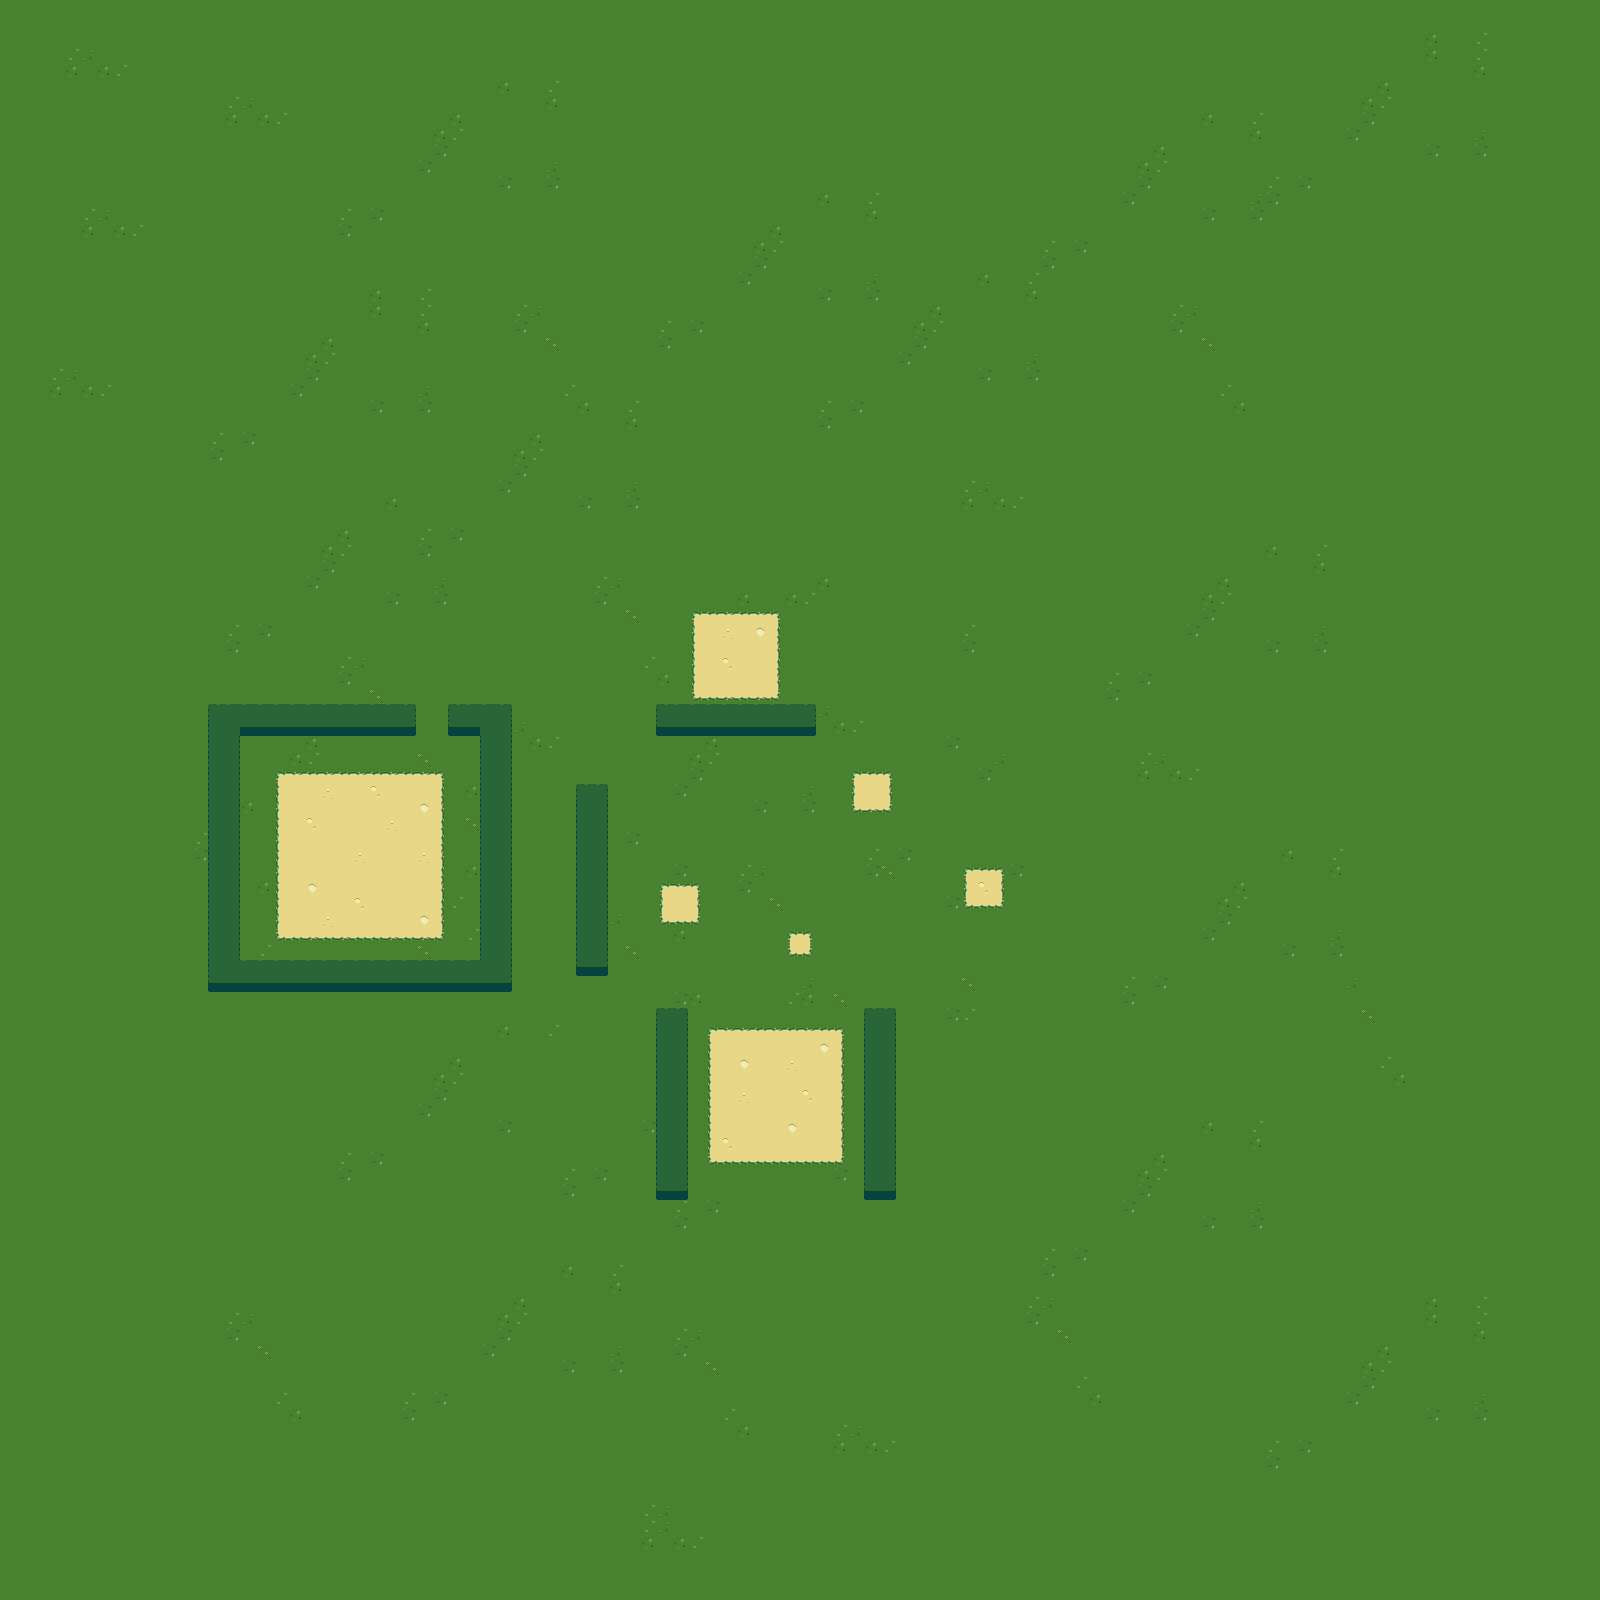

A 2D game scene composited from a Tiled map and its tileset images. What follows is a short description and the map's XML, with each tile layer's data collapsed to a summary:
An orthogonal 100x100 tile map with 16x16 px tiles, 2 tile layers (Background, Foreground) and 83 objects.

<map version="1.0" orientation="orthogonal" width="100" height="100" tilewidth="16" tileheight="16">
 <tileset firstgid="1" name="tileset" tilewidth="16" tileheight="16">
  <image source="../images/tileset.png" width="64" height="144" />
 </tileset>
 <layer name="Background" width="100" height="100">
  <properties>
   <property name="nocollide" value="true" />
   <property name="tileset" value="tileset" />
  </properties>
  <data>[10000 cells, 10000 non-empty, 22 distinct tile ids]</data>
 </layer>
 <objectgroup color="#5555ff" name="playerstart" width="100" height="100">
  <object x="864" y="784" width="16" height="16" />
 </objectgroup>
 <objectgroup name="shrine" width="100" height="100">
  <object x="768" y="464" width="16" height="32" />
  <object x="896" y="576" width="16" height="32" />
  <object x="928" y="832" width="16" height="32" />
  <object x="672" y="880" width="16" height="32" />
  <object x="1088" y="1056" width="16" height="32" />
  <object x="464" y="928" width="16" height="32" />
  <object x="240" y="928" width="16" height="32" />
  <object x="240" y="736" width="16" height="32" />
  <object x="464" y="736" width="16" height="32" />
  <object x="720" y="1168" width="16" height="32" />
  <object x="816" y="1168" width="16" height="32" />
  <object x="816" y="992" width="16" height="32" />
  <object x="720" y="992" width="16" height="32" />
 </objectgroup>
 <objectgroup color="#55ff00" name="shrub" width="100" height="100">
  <object x="752" y="752" width="16" height="16" />
  <object x="800" y="672" width="16" height="16" />
  <object x="912" y="672" width="16" height="16" />
  <object x="880" y="736" width="16" height="16" />
  <object x="896" y="752" width="16" height="16" />
  <object x="880" y="592" width="16" height="16" />
  <object x="912" y="592" width="16" height="16" />
  <object x="896" y="608" width="16" height="16" />
  <object x="752" y="480" width="16" height="16" />
  <object x="768" y="496" width="16" height="16" />
  <object x="800" y="480" width="16" height="16" />
  <object x="784" y="448" width="16" height="16" />
  <object x="928" y="880" width="16" height="16" />
  <object x="960" y="832" width="16" height="16" />
  <object x="896" y="832" width="16" height="16" />
  <object x="896" y="864" width="16" height="16" />
  <object x="656" y="928" width="16" height="16" />
  <object x="720" y="896" width="16" height="16" />
  <object x="672" y="848" width="16" height="16" />
  <object x="1056" y="1072" width="16" height="16" />
  <object x="1088" y="1104" width="16" height="16" />
  <object x="1120" y="1072" width="16" height="16" />
  <object x="560" y="704" width="16" height="16" />
  <object x="592" y="704" width="16" height="16" />
  <object x="608" y="688" width="16" height="16" />
  <object x="576" y="688" width="16" height="16" />
  <object x="544" y="688" width="16" height="16" />
  <object x="576" y="720" width="16" height="16" />
  <object x="544" y="752" width="16" height="16" />
  <object x="624" y="736" width="16" height="16" />
  <object x="512" y="672" width="16" height="16" />
  <object x="736" y="576" width="16" height="16" />
  <object x="784" y="592" width="16" height="16" />
  <object x="672" y="608" width="16" height="16" />
  <object x="672" y="576" width="16" height="16" />
  <object x="800" y="560" width="16" height="16" />
  <object x="544" y="480" width="16" height="16" />
  <object x="576" y="496" width="16" height="16" />
  <object x="544" y="528" width="16" height="16" />
  <object x="512" y="528" width="16" height="16" />
  <object x="480" y="496" width="16" height="16" />
  <object x="512" y="448" width="16" height="16" />
  <object x="448" y="464" width="16" height="16" />
  <object x="464" y="800" width="16" height="16" />
  <object x="256" y="896" width="16" height="16" />
  <object x="384" y="944" width="16" height="16" />
  <object x="368" y="736" width="16" height="16" />
  <object x="752" y="1008" width="16" height="16" />
  <object x="784" y="1008" width="16" height="16" />
  <object x="752" y="1184" width="16" height="16" />
  <object x="784" y="1184" width="16" height="16" />
  <object x="848" y="1056" width="16" height="16" />
  <object x="848" y="1136" width="16" height="16" />
  <object x="688" y="1136" width="16" height="16" />
  <object x="688" y="1056" width="16" height="16" />
 </objectgroup>
 <objectgroup color="#550000" name="mound" width="100" height="100">
  <object x="288" y="896" width="16" height="32" />
  <object x="416" y="896" width="16" height="32" />
  <object x="288" y="784" width="16" height="32" />
  <object x="416" y="784" width="16" height="32" />
  <object x="720" y="1040" width="16" height="32" />
  <object x="816" y="1040" width="16" height="32" />
  <object x="816" y="1120" width="16" height="32" />
  <object x="720" y="1120" width="16" height="32" />
 </objectgroup>
 <objectgroup color="#ff5500" name="pillar" width="100" height="100">
  <object x="704" y="544" width="16" height="48" />
  <object x="752" y="544" width="16" height="48" />
  <object x="560" y="640" width="16" height="48" />
  <object x="592" y="640" width="16" height="48" />
  <object x="352" y="832" width="16" height="48" />
  <object x="768" y="1072" width="16" height="48" />
 </objectgroup>
 <layer name="Foreground" width="100" height="100">
  <properties>
   <property name="tileset" value="tileset" />
  </properties>
  <data>[10000 cells, 264 non-empty, 10 distinct tile ids]</data>
 </layer>
</map>
